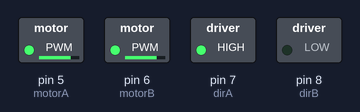
The sketch below on a simulated Arduino Uno, built with avr-gcc and run on an emulated ATmega328P. Shown: switched loads named in the sketch (green lamp = pin HIGH).

Above: at 0.05 s.
At 1.95 s:
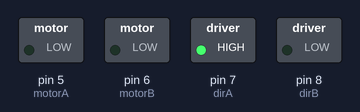
At 2.95 s:
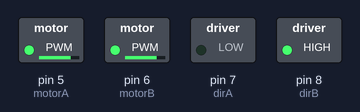
At 3.95 s:
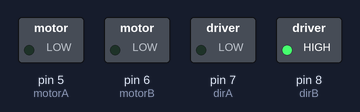
Timing chart, 0 to 5.2 s (numbered marks = the images above):
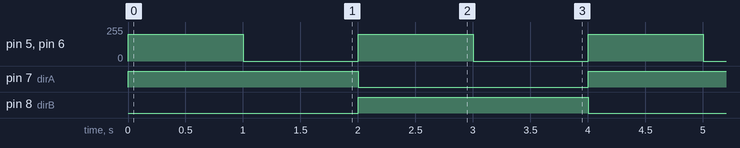

Measured:
- by itself, pin 5 (motorA), pin 6 (motorB): alternates 200/255 for 1.0 s and 0/255 for 1.0 s
- by itself, pin 7 (dirA), pin 8 (dirB): alternates HIGH for 2.0 s and LOW for 2.0 s

The sketch:

motor.ino
```cpp
const int motorA = 5; //velocidade motor A - de 0 a 255
const int motorB = 6; //velocidade motor B - de 0 a 255
const int dirA = 7; //direcao do motor A - HIGH ou LOW
const int dirB = 8; //direcao do motor B - HIGH ou LOW


void setup() {
  pinMode(motorA, OUTPUT);
  pinMode(motorB, OUTPUT);
  pinMode(dirA, OUTPUT);
  pinMode(dirB, OUTPUT);
}

void loop() {
  digitalWrite(dirA, HIGH); //SENTIDO DE ROTACAO
  digitalWrite(dirB, LOW);
  analogWrite(motorA, 200); //VELOCIDADE
  analogWrite(motorB, 200);

  delay(1000);

  analogWrite(motorA, 0);
  analogWrite(motorB, 0);

  delay(1000);

  digitalWrite(dirA, LOW);
  digitalWrite(dirB, HIGH);
  analogWrite(motorA, 200);
  analogWrite(motorB, 200);

  delay(1000);

  analogWrite(motorA, 0);
  analogWrite(motorB, 0);

  delay(1000);
}
```
